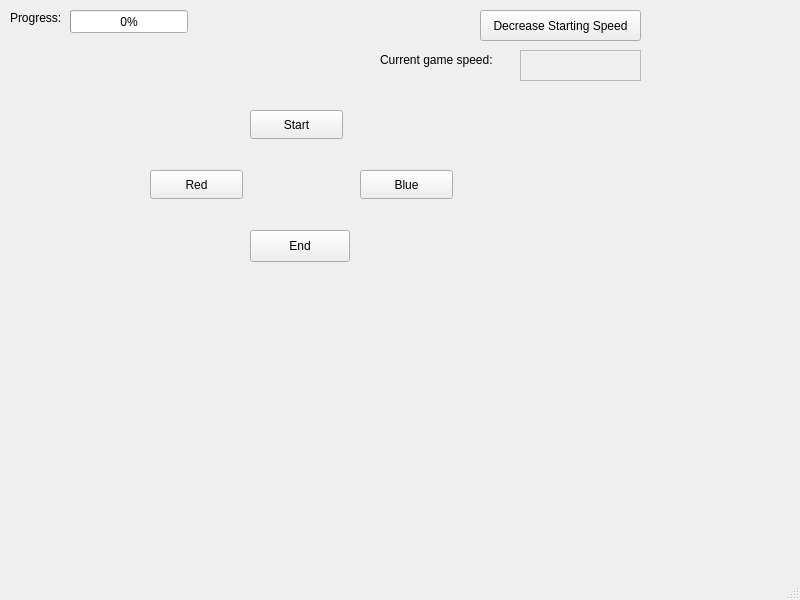
<?xml version="1.0" encoding="UTF-8"?>
<ui version="4.0">
 <class>MainWindow</class>
 <widget class="QMainWindow" name="MainWindow">
  <property name="geometry">
   <rect>
    <x>0</x>
    <y>0</y>
    <width>800</width>
    <height>600</height>
   </rect>
  </property>
  <property name="windowTitle">
   <string>MainWindow</string>
  </property>
  <widget class="QWidget" name="centralwidget">
   <widget class="QPushButton" name="redButton">
    <property name="geometry">
     <rect>
      <x>150</x>
      <y>170</y>
      <width>93</width>
      <height>29</height>
     </rect>
    </property>
    <property name="text">
     <string>Red</string>
    </property>
   </widget>
   <widget class="QPushButton" name="blueButton">
    <property name="geometry">
     <rect>
      <x>360</x>
      <y>170</y>
      <width>93</width>
      <height>29</height>
     </rect>
    </property>
    <property name="text">
     <string>Blue</string>
    </property>
   </widget>
   <widget class="QPushButton" name="startButton">
    <property name="geometry">
     <rect>
      <x>250</x>
      <y>110</y>
      <width>93</width>
      <height>29</height>
     </rect>
    </property>
    <property name="text">
     <string>Start</string>
    </property>
   </widget>
   <widget class="QProgressBar" name="progressBar">
    <property name="geometry">
     <rect>
      <x>70</x>
      <y>10</y>
      <width>118</width>
      <height>23</height>
     </rect>
    </property>
    <property name="value">
     <number>0</number>
    </property>
   </widget>
   <widget class="QLabel" name="label">
    <property name="geometry">
     <rect>
      <x>10</x>
      <y>10</y>
      <width>58</width>
      <height>16</height>
     </rect>
    </property>
    <property name="text">
     <string>Progress: </string>
    </property>
   </widget>
   <widget class="QPushButton" name="endButton">
    <property name="geometry">
     <rect>
      <x>250</x>
      <y>230</y>
      <width>100</width>
      <height>32</height>
     </rect>
    </property>
    <property name="text">
     <string>End</string>
    </property>
   </widget>
   <widget class="QPushButton" name="speedUpButton">
    <property name="geometry">
     <rect>
      <x>480</x>
      <y>10</y>
      <width>161</width>
      <height>31</height>
     </rect>
    </property>
    <property name="text">
     <string>Decrease Starting Speed</string>
    </property>
   </widget>
   <widget class="QTextEdit" name="speedTextBox">
    <property name="enabled">
     <bool>false</bool>
    </property>
    <property name="geometry">
     <rect>
      <x>520</x>
      <y>50</y>
      <width>121</width>
      <height>31</height>
     </rect>
    </property>
   </widget>
   <widget class="QLabel" name="gameSpeedLabel">
    <property name="geometry">
     <rect>
      <x>380</x>
      <y>50</y>
      <width>141</width>
      <height>20</height>
     </rect>
    </property>
    <property name="text">
     <string>Current game speed: </string>
    </property>
   </widget>
  </widget>
  <widget class="QMenuBar" name="menubar">
   <property name="geometry">
    <rect>
     <x>0</x>
     <y>0</y>
     <width>800</width>
     <height>25</height>
    </rect>
   </property>
  </widget>
  <widget class="QStatusBar" name="statusbar"/>
 </widget>
 <resources/>
 <connections/>
</ui>
